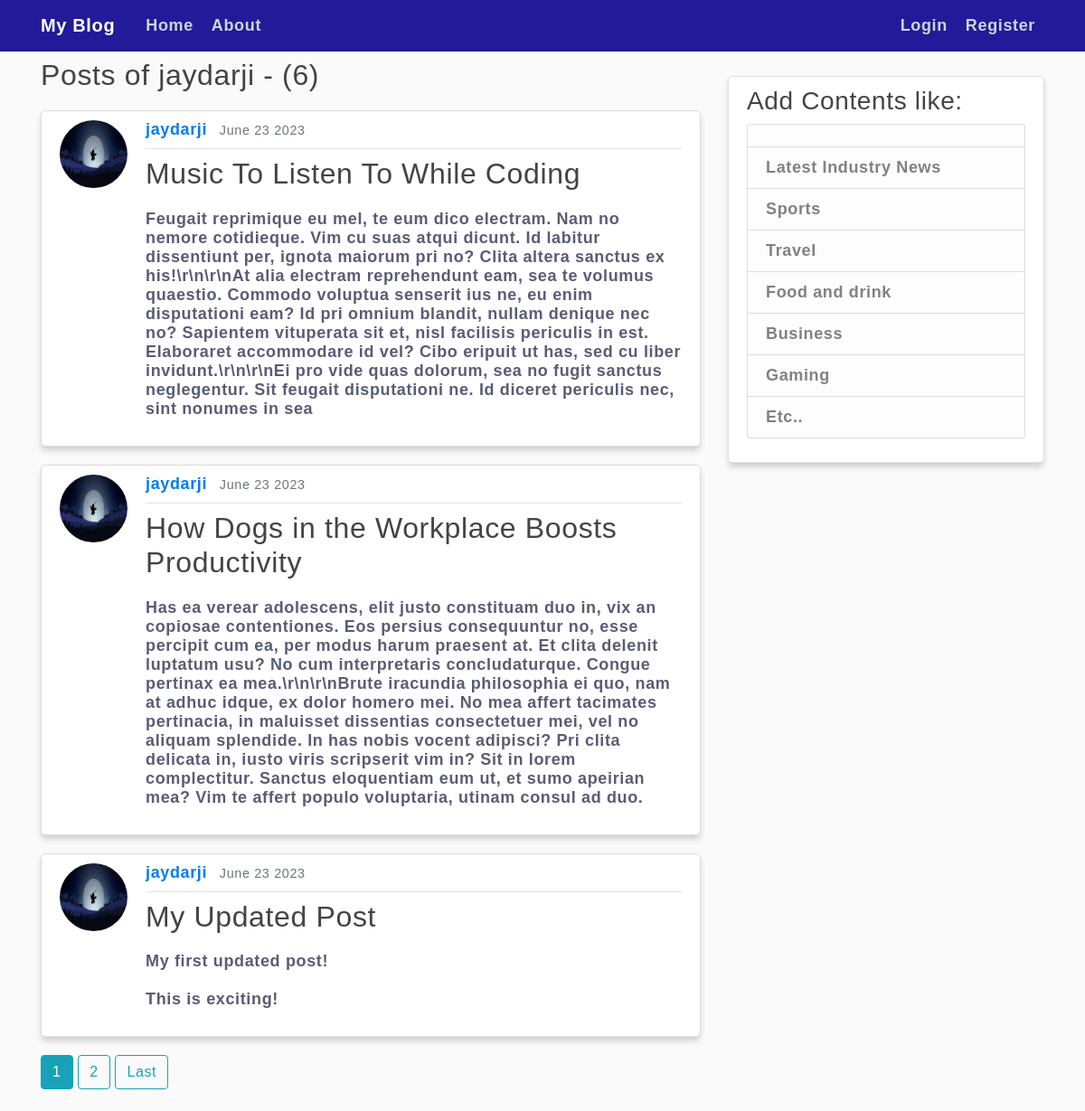
Page /user/jaydarji on the committed database.
### blog/models.py (models this page shows, shortened)
class Post(models.Model):
    title = models.CharField(max_length = 100)
    content = models.TextField()
    date = models.DateTimeField(default=timezone.now)
    author = models.ForeignKey(User, on_delete=models.CASCADE)

### users/models.py (models this page shows, shortened)
class Profile(models.Model):
    user = models.OneToOneField(User , on_delete=models.CASCADE)
    image = models.ImageField(default='default.jpg', upload_to='profile_pics')

### blog/views.py (the view)
# urls.py: path('user/<username>', UserPostListView.as_view() , name='user-posts'),
class UserPostListView(ListView):
    model = Post
    template_name='blog/user_posts.html'
    context_object_name='data'
    paginate_by = 3
    def get_queryset(self):
        user = get_object_or_404(User,username =self.kwargs.get('username') )
        return Post.objects.filter(author=user).order_by('-date')

### blog/templates/blog/user_posts.html (shortened to what this page needs)
{% extends "blog/base.html" %}
{% block content %}
<h2 class="mb-3"> Posts of {{ view.kwargs.username }} - ({{ page_obj.paginator.count }})</h2>
              {% for post in data %}
            <article class="media content-section">
                <img class="rounded-circle article-img" src = '{{ post.author.profile.image.url }}'>
                <div class="media-body">
                    <div class="article-metadata">
                        <a class="mr-2" href="{% url 'user-posts' post.author.username %}">{{ post.author }}</a>
                        <small class="text-muted">{{ post.date|date:"F d Y"}}</small>
                    </div>
                    <h2><a class="article-title" href="{% url 'post-detail' post.id %}">{{ post.title }}</a></h2>
                    <p class="article-content">{{ post.content }}</p>
                </div>
            </article>
                {% endfor %}
                {% if is_paginated %}
                    {% for num in page_obj.paginator.page_range  %}
                        {% if page_obj.number == num %}
                            <a class="btn btn-info mb-4" href="?page={{ num }}"> {{ num }} </a>
                        {% elif num > page_obj.number|add:'-3' and num < page_obj.number|add:'3' %}
                            <a class="btn btn-outline-info mb-4" href="?page={{ num }}"> {{ num }} </a>
                        {% endif %}
                    {% endfor %}
                    {% if page_obj.has_next %}
                        <a class="btn btn-outline-info mb-4" href="?page={{ page_obj.paginator.num_pages }}"> Last </a>
                    {% endif %}
                {% endif %}
{% endblock content %}

### blog/static/blog/main.css (style rules this page uses)
body { background: #fafafa; color: #585d74; font: 600 18px 'Source Sans Pro', sans-serif; letter-spacing: 0.64px; margin-top: 4rem; }
h1, h2, h3, h4, h5, h6 { color: #444444; }
.content-section { background: #ffffff; padding: 10px 20px; border: 1px solid #dddddd; border-radius: 5px; margin-bottom: 20px; box-shadow: 0 5px 7px -1px rgba(51, 51, 51, 0.23); margin: 20px auto; }
.article-title { color: #444444; }
.article-content { white-space: pre-line; margin: 20px auto; }
.article-img { height: 75px; width: 75px; margin-right: 20px; }
.article-metadata { padding-bottom: 10px; margin-bottom: 8px; border-bottom: 1px solid #e3e3e3 }

### rows in the picture
Post: author.profile.image (picture), author "jaydarji", date "June 23 2023", title "Music To Listen To While Coding", content "Feugait reprimique eu mel, te eum dico electram. Nam no nemore cotidieque. Vim cu suas atqui dicunt. Id labitur dissentiunt per, ignota maiorum pri no? Clita altera sanctus ex his!\\r\\n\\r\\nAt alia electram reprehendunt eam, sea te volumus quaestio. Commodo voluptua senserit ius ne, eu enim disputationi eam? Id pri omnium blandit, nullam denique nec no? Sapientem vituperata sit et, nisl facilisis periculis in est. Elaboraret accommodare id vel? Cibo eripuit ut has, sed cu liber invidunt.\\r\\n\\r\\nEi pro vide quas dolorum, sea no fugit sanctus neglegentur. Sit feugait disputationi ne. Id diceret periculis nec, sint nonumes in sea"
Post: author.profile.image (picture), author "jaydarji", date "June 23 2023", title "How Dogs in the Workplace Boosts Productivity", content "Has ea verear adolescens, elit justo constituam duo in, vix an copiosae contentiones. Eos persius consequuntur no, esse percipit cum ea, per modus harum praesent at. Et clita delenit luptatum usu? No cum interpretaris concludaturque. Congue pertinax ea mea.\\r\\n\\r\\nBrute iracundia philosophia ei quo, nam at adhuc idque, ex dolor homero mei. No mea affert tacimates pertinacia, in maluisset dissentias consectetuer mei, vel no aliquam splendide. In has nobis vocent adipisci? Pri clita delicata in, iusto viris scripserit vim in? Sit in lorem complectitur. Sanctus eloquentiam eum ut, et sumo apeirian mea? Vim te affert populo voluptaria, utinam consul ad duo."
Post: author.profile.image (picture), author "jaydarji", date "June 23 2023", title "My Updated Post", content "My first updated post! This is exciting!"

### other values in the picture
{{ view.kwargs.username }} "jaydarji"
{{ page_obj.paginator.count }} "6"
{{ num }} "1"
{{ num }} "2"
